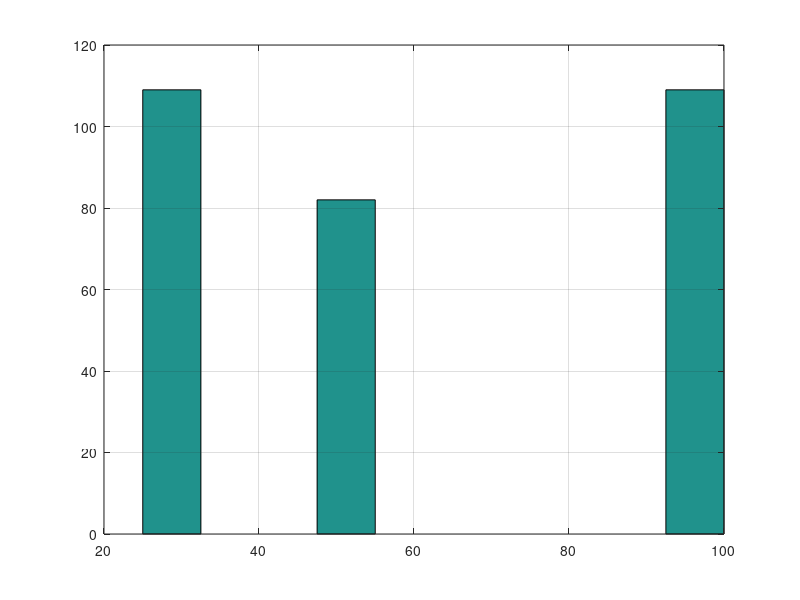
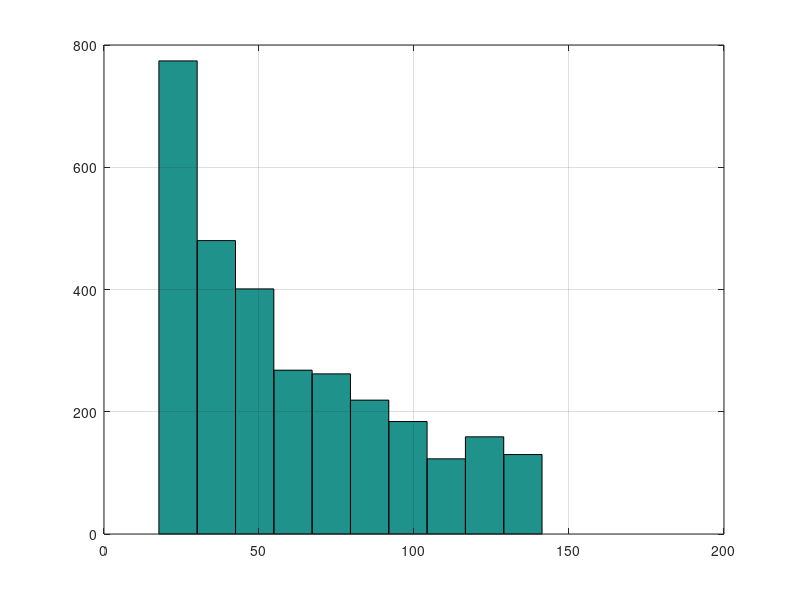
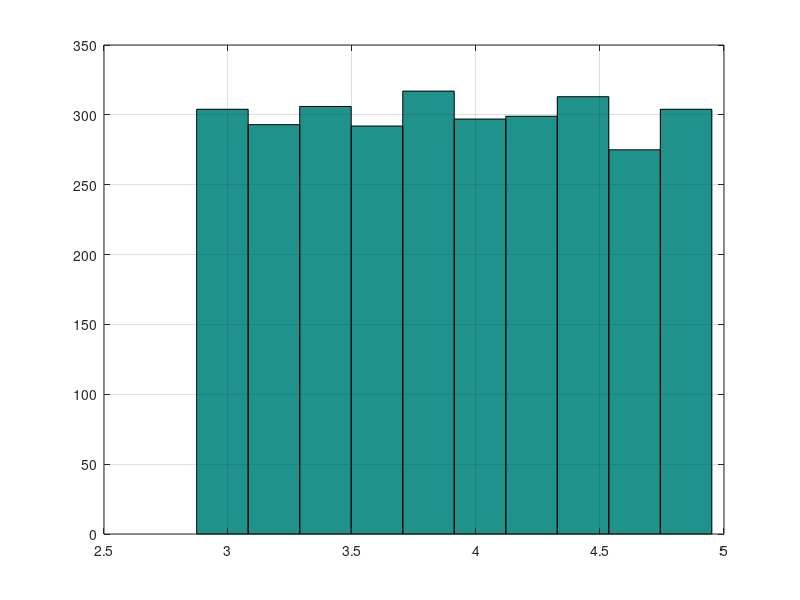
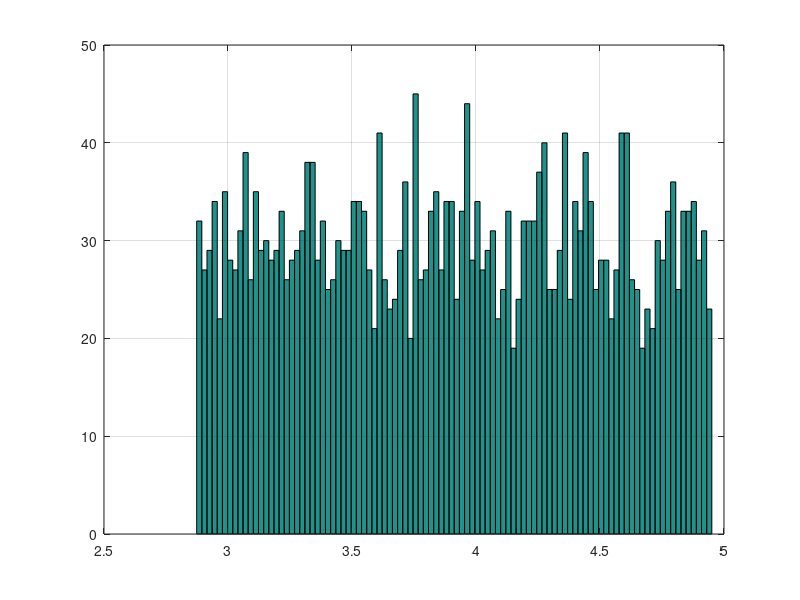

MATLAB code for these plots, in order:
%% 1
close all
weights = zeros(300,1);
ee = 100;
for i=1:300
    x = randi(100);
    if x <= 33
        weights(i) = ee;
    elseif x > 34 && x < 67
        weights(i) = ee/2;
    else
        weights(i) = ee/4;
    end
end

figure
    hist(weights)
grid

%% 2 
close all


weights = zeros(3000,1);
ee = 100;
for i=1:3000
    x = rand;
    if x <= 1/3
        weights(i) = exp(unifrnd(log(ee)-(log(2)/2),log(ee)+(log(2)/2)));
        
    elseif x > 1/3 && x < 2/3
        weights(i) = exp(unifrnd(log(ee/2)-(log(2)/2),log(ee/2)+(log(2)/2)));
    else
        weights(i) = exp(unifrnd(log(ee/4)-(log(2)/2),log(ee/4)+(log(2)/2)));
    end
end

figure
    hist(weights)
grid

figure
    hist(log(weights))
grid

figure
    hist(log(weights),100)
grid
